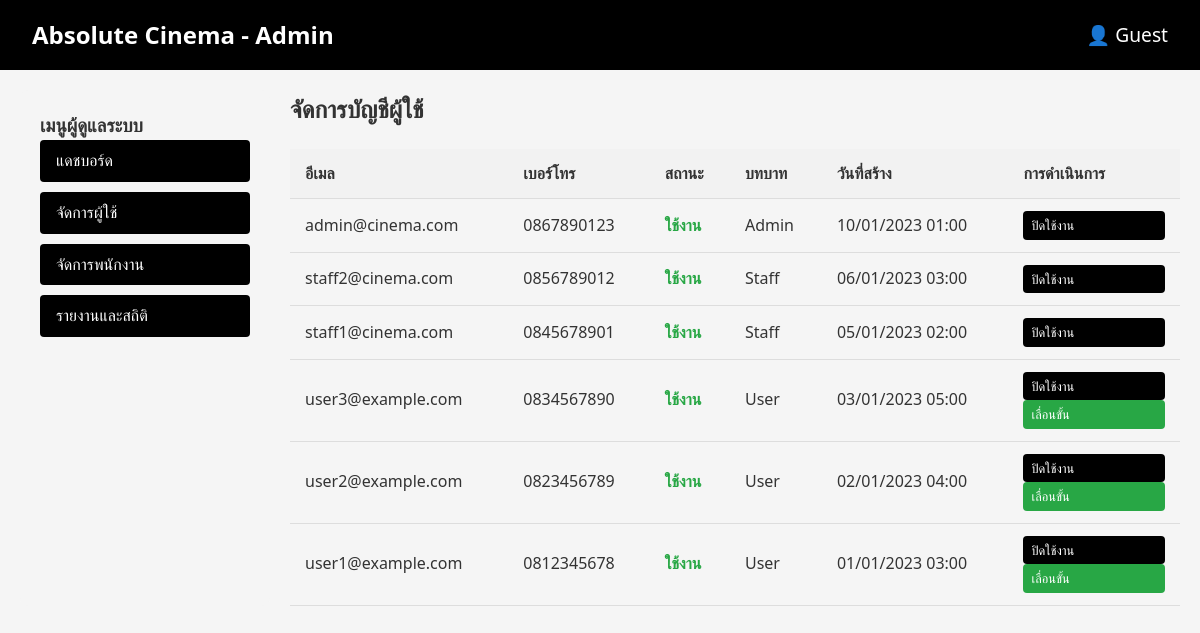
/admin/users.php, run on the app's committed database.
### tables this page shows
CREATE TABLE `users` (
  `id` int(11) NOT NULL,
  `fullname` varchar(100) NOT NULL,
  `email` varchar(255) NOT NULL,
  `password` varchar(255) NOT NULL,
  `phone` varchar(20) DEFAULT NULL,
  `role` enum('user','staff','admin') DEFAULT 'user',
  `is_active` tinyint(1) DEFAULT 1,
  `created_at` timestamp NOT NULL DEFAULT current_timestamp()
);

### functions.php (called while the page is built)
<?php
function listUsers() {
    global $pdo;
    $stmt = $pdo->query("SELECT * FROM users ORDER BY created_at DESC");
    $users = $stmt->fetchAll();
    return $users;
}
?>

### admin/users.php (the view, shortened to what this page needs)
<?php
require_once __DIR__ . '/../db.php';
require_once __DIR__ . '/../functions.php';
$users = listUsers();
?>
<!DOCTYPE html>
    <html lang="th">
    <head>
        <link rel="stylesheet" href="../assets/css/style.css">
</head>
<body>
<nav class="navbar">
    <a href="index.php" class="logo">Absolute Cinema - Admin</a>
    <div class="user-menu">
    <span class="user-icon">👤 <?= isset($_SESSION['email']) ? htmlspecialchars($_SESSION['email']) : 'Guest' ?></span>
    </div>
</nav>
<div class="dashboard-container">
    <div class="sidebar">
        <h3>เมนูผู้ดูแลระบบ</h3>
        <ul style="list-style: none; padding: 0;">
            <li><a href="index.php" class="btn">แดชบอร์ด</a></li>
            <li style="margin-top: 10px;"><a href="users.php" class="btn">จัดการผู้ใช้</a></li>
            <li style="margin-top: 10px;"><a href="staff.php" class="btn">จัดการพนักงาน</a></li>
            <li style="margin-top: 10px;"><a href="reports.php" class="btn">รายงานและสถิติ</a></li>
        </ul>
    </div>
    <div class="main-content">
        <h2 class="mb-4">จัดการบัญชีผู้ใช้</h2>
        <table class="table table-bordered table-hover">
            <thead class="table-light">
                <tr>
                    <th>อีเมล</th>
                    <th>เบอร์โทร</th>
                    <th>สถานะ</th>
                    <th>บทบาท</th>
                    <th>วันที่สร้าง</th>
                    <th>การดำเนินการ</th>
                </tr>
            </thead>
            <tbody>
                <?php foreach ($users as $user): ?>
                <tr>
                    <td><?= htmlspecialchars($user['email']) ?></td>
                    <td><?= htmlspecialchars($user['phone']) ?></td>
                    <td class="<?= $user['is_active'] ? 'status-active' : 'status-inactive' ?>">
                        <?= $user['is_active'] ? 'ใช้งาน' : 'ปิดใช้งาน' ?>
                    </td>
                    <td><?= ucfirst($user['role']) ?></td>
                    <td><?= date("d/m/Y H:i", strtotime($user['created_at'])) ?></td>
                    <td>
                        <a href="users.php?action=toggle&id=<?= $user['id'] ?>" class="btn btn-secondary btn-sm" onclick="return confirm('คุณแน่ใจหรือไม่ที่จะเปลี่ยนสถานะผู้ใช้นี้?')">
                            <?= $user['is_active'] ? 'ปิดใช้งาน' : 'เปิดบัญชี' ?>
                        </a>
                        <?php if ($user['role'] === 'user'): ?>
                            <a href="users.php?action=promote&id=<?= $user['id'] ?>" class="btn btn-success btn-sm" onclick="return confirm('เลื่อนขั้นผู้ใช้นี้เป็นพนักงาน?')">เลื่อนขั้น</a>
                        <?php endif; ?>
                    </td>
                </tr>
                <?php endforeach ?>
            </tbody>
        </table>
    </div>
</div>
</body>
</html>

### assets/css/style.css (style rules this page uses)
* { margin: 0; padding: 0; box-sizing: border-box; font-family: 'Segoe UI', Tahoma, Geneva, Verdana, sans-serif; }
body { background-color: #f5f5f5; color: #333; line-height: 1.6; }
.btn { width: 100%; padding: 0.75rem; background-color: #000; color: white; border: none; border-radius: 4px; font-size: 1rem; cursor: pointer; transition: background-color 0.3s; }
.navbar { background-color: #000; color: white; padding: 1rem 2rem; display: flex; justify-content: space-between; align-items: center; }
.navbar a { color: white; text-decoration: none; }
.logo { font-size: 1.5rem; font-weight: bold; }
.user-menu { position: relative; display: inline-block; }
.user-icon { cursor: pointer; font-size: 1.2rem; }
.dashboard-container { display: grid; grid-template-columns: 250px 1fr; gap: 20px; padding: 20px; }
.sidebar { background: #f5f5f5; padding: 20px; border-radius: 8px; }
.main-content { display: grid; gap: 20px; }
.btn { padding: 8px 16px; background-color: #000; color: white; border: none; border-radius: 4px; cursor: pointer; text-decoration: none; display: inline-block; }

### admin/users.php (style rules this page uses)
.dashboard-container { display: grid; grid-template-columns: 250px 1fr; gap: 20px; padding: 20px; }
.sidebar { background: #f5f5f5; padding: 20px; border-radius: 8px; }
.main-content { display: grid; gap: 20px; }
table { width: 100%; border-collapse: collapse; }
th, td { padding: 12px 15px; text-align: left; border-bottom: 1px solid #ddd; }
th { background-color: #f2f2f2; }
.btn { padding: 8px 16px; background-color: #000; color: white; border: none; border-radius: 4px; cursor: pointer; text-decoration: none; display: inline-block; }
.btn-sm { padding: 4px 8px; font-size: 0.8rem; }
.btn-success { background-color: #28a745; }
.status-active { color: #28a745; font-weight: bold; }

### data on the page
users: email "admin@cinema.com", phone "0867890123", is_active "ใช้งาน", role "Admin", created_at "10/01/2023 01:00"
users: email "staff2@cinema.com", phone "0856789012", is_active "ใช้งาน", role "Staff", created_at "06/01/2023 03:00"
users: email "staff1@cinema.com", phone "0845678901", is_active "ใช้งาน", role "Staff", created_at "05/01/2023 02:00"
users: email "user3@example.com", phone "0834567890", is_active "ใช้งาน", role "User", created_at "03/01/2023 05:00"
users: email "user2@example.com", phone "0823456789", is_active "ใช้งาน", role "User", created_at "02/01/2023 04:00"
users: email "user1@example.com", phone "0812345678", is_active "ใช้งาน", role "User", created_at "01/01/2023 03:00"
